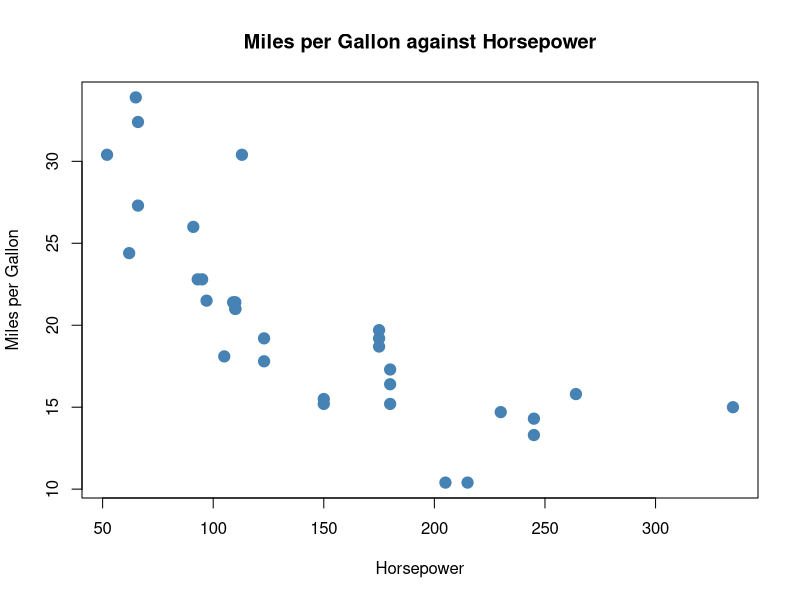
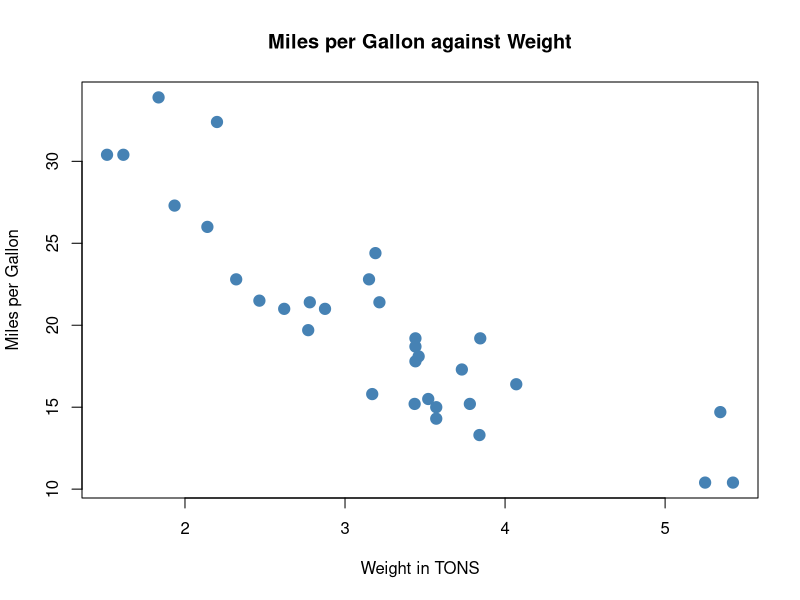

Generate these figures, in order, with R: (Note: this script raises an error after producing the figures.)
#In this R script we will compare Miles Per Gallon variable against Horsepower, Weight and Number of Cylinders
#Plotting MPG against HP
plot(mtcars$hp, mtcars$mpg,
     main = "Miles per Gallon against Horsepower",
     ylab = "Miles per Gallon",
     xlab = "Horsepower",
     col = "steelblue",
     pch = 19,
     cex = 1.5)

#Plotting MPG against Weight
plot(mtcars$wt, mtcars$mpg,
     main = "Miles per Gallon against Weight",
     ylab = "Miles per Gallon",
     xlab = "Weight in TONS",
     col = "steelblue",
     pch = 19,
     cex = 1.5)

#Plotting MPG against CYL
plot(mtcars$cyl, mtcars$mpg,
     col = "#2980b9",
     pch = 19,
     main = "Miles per Gallon against Number of Cylinders",
     ylab = "Miles per Gallon",
     xlab = "Number of Cylinders",
     col = "steelblue",
     pch = 19,
     cex = 1.5)
